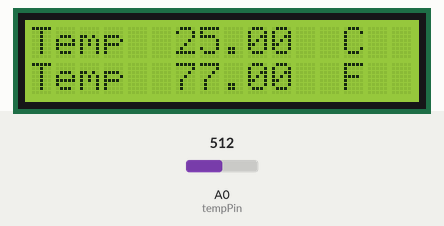
This sketch was run on a simulated Arduino Uno, built with avr-gcc and run on an emulated ATmega328P. On the bench: 16×2 character LCD. The test bench sets the inputs (shaded band); at power-on: A0 (tempPin) = 512.

Above: at 1.2 s.
1.3 s: A0 (tempPin) set to 716
At 2.6 s:
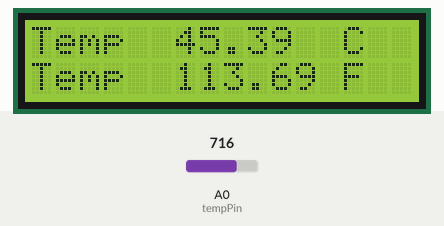
3.5 s: A0 (tempPin) set to 900
At 4.6 s:
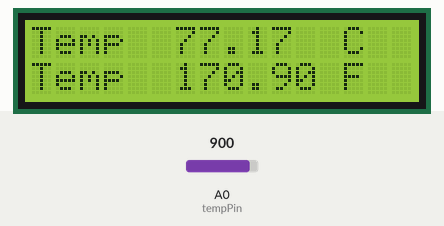
5.5 s: A0 (tempPin) set to 1023
At 6.7 s:
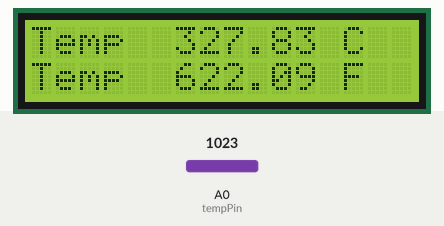
Timing chart, 0 to 8.5 s (numbered marks = the images above; inputs shaded):
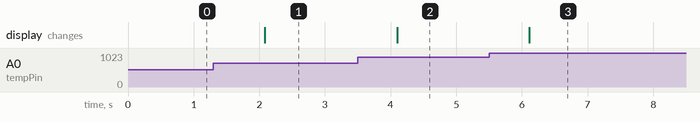

The sketch:

thermometer.ino
```cpp
#include <LiquidCrystal.h>
int tempPin = A0;
LiquidCrystal lcd(7, 8, 9, 10, 11, 12);

void setup() {
  lcd.begin(16, 2);
}

void loop() {
  int tempReading = analogRead(tempPin);
  double tempK = log(10000.0 * ((1024.0 / tempReading - 1)));
  tempK = 1 / (0.001129148 + (0.000234125 + (0.0000000876741 * tempK * tempK)) * tempK);
  float tempC = tempK - 273.15;
  float tempF = (tempC * 9.0) / 5.0 + 32.0;
  lcd.setCursor(0, 0);
  lcd.print("Temp         C  ");
  lcd.setCursor(6, 0);
  lcd.print(tempC);
  lcd.setCursor(0, 1);
  lcd.print("Temp         F  ");
  lcd.setCursor(6, 1);
  lcd.print(tempF);
  delay(1000);
}
```

Measured:
- after the input at 1.3 s, the display: changes after 0.78 s (image 1)
- after the input at 3.5 s, the display: changes after 0.60 s (image 2)
- after the input at 5.5 s, the display: changes after 0.61 s (image 3)
